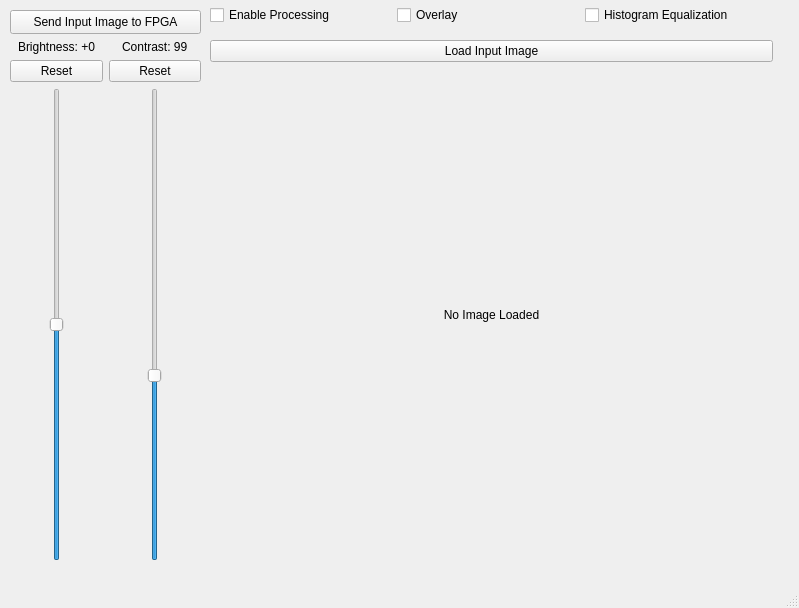
<?xml version="1.0" encoding="UTF-8"?>
<ui version="4.0">
 <class>MainWindow</class>
 <widget class="QMainWindow" name="MainWindow">
  <property name="geometry">
   <rect>
    <x>0</x>
    <y>0</y>
    <width>799</width>
    <height>608</height>
   </rect>
  </property>
  <property name="windowTitle">
   <string>MainWindow</string>
  </property>
  <widget class="QWidget" name="centralwidget">
   <widget class="QWidget" name="horizontalLayoutWidget_2">
    <property name="geometry">
     <rect>
      <x>10</x>
      <y>40</y>
      <width>191</width>
      <height>521</height>
     </rect>
    </property>
    <layout class="QHBoxLayout" name="horizontalLayout_4">
     <item>
      <layout class="QVBoxLayout" name="verticalLayout_2">
       <item alignment="Qt::AlignHCenter">
        <widget class="QLabel" name="label_brightness">
         <property name="text">
          <string>Brightness: +0</string>
         </property>
        </widget>
       </item>
       <item>
        <widget class="QPushButton" name="pushButton_brightness">
         <property name="text">
          <string>Reset</string>
         </property>
        </widget>
       </item>
       <item alignment="Qt::AlignHCenter">
        <widget class="QSlider" name="verticalSlider_brightness">
         <property name="minimum">
          <number>-100</number>
         </property>
         <property name="maximum">
          <number>100</number>
         </property>
         <property name="orientation">
          <enum>Qt::Vertical</enum>
         </property>
        </widget>
       </item>
      </layout>
     </item>
     <item>
      <layout class="QVBoxLayout" name="verticalLayout_6">
       <item alignment="Qt::AlignHCenter">
        <widget class="QLabel" name="label_contrast">
         <property name="text">
          <string>Contrast: 99</string>
         </property>
        </widget>
       </item>
       <item>
        <widget class="QPushButton" name="pushButton_contrast">
         <property name="text">
          <string>Reset</string>
         </property>
        </widget>
       </item>
       <item alignment="Qt::AlignHCenter">
        <widget class="QSlider" name="verticalSlider_contrast">
         <property name="minimum">
          <number>0</number>
         </property>
         <property name="maximum">
          <number>255</number>
         </property>
         <property name="value">
          <number>99</number>
         </property>
         <property name="sliderPosition">
          <number>99</number>
         </property>
         <property name="orientation">
          <enum>Qt::Vertical</enum>
         </property>
        </widget>
       </item>
      </layout>
     </item>
    </layout>
   </widget>
   <widget class="QWidget" name="gridLayoutWidget">
    <property name="geometry">
     <rect>
      <x>210</x>
      <y>40</y>
      <width>563</width>
      <height>521</height>
     </rect>
    </property>
    <layout class="QGridLayout" name="gridLayout">
     <item row="1" column="0">
      <widget class="QLabel" name="label_input">
       <property name="text">
        <string>No Image Loaded</string>
       </property>
       <property name="alignment">
        <set>Qt::AlignCenter</set>
       </property>
      </widget>
     </item>
     <item row="0" column="0">
      <widget class="QPushButton" name="pushButton_Load">
       <property name="text">
        <string>Load Input Image</string>
       </property>
      </widget>
     </item>
    </layout>
   </widget>
   <widget class="QPushButton" name="pushButton_Send_Base">
    <property name="geometry">
     <rect>
      <x>10</x>
      <y>10</y>
      <width>191</width>
      <height>24</height>
     </rect>
    </property>
    <property name="text">
     <string>Send Input Image to FPGA</string>
    </property>
   </widget>
   <widget class="QWidget" name="horizontalLayoutWidget">
    <property name="geometry">
     <rect>
      <x>210</x>
      <y>0</y>
      <width>556</width>
      <height>31</height>
     </rect>
    </property>
    <layout class="QHBoxLayout" name="horizontalLayout">
     <item>
      <widget class="QCheckBox" name="checkBox_enable_toggle">
       <property name="text">
        <string>Enable Processing</string>
       </property>
       <property name="checked">
        <bool>false</bool>
       </property>
      </widget>
     </item>
     <item>
      <widget class="QCheckBox" name="checkBox_overlay_toggle">
       <property name="text">
        <string>Overlay</string>
       </property>
       <property name="checked">
        <bool>false</bool>
       </property>
      </widget>
     </item>
     <item>
      <widget class="QCheckBox" name="checkBox_histogram_toggle">
       <property name="text">
        <string>Histogram Equalization</string>
       </property>
       <property name="checked">
        <bool>false</bool>
       </property>
      </widget>
     </item>
    </layout>
   </widget>
  </widget>
  <widget class="QMenuBar" name="menubar">
   <property name="geometry">
    <rect>
     <x>0</x>
     <y>0</y>
     <width>799</width>
     <height>22</height>
    </rect>
   </property>
  </widget>
  <widget class="QStatusBar" name="statusbar"/>
 </widget>
 <resources/>
 <connections/>
</ui>
